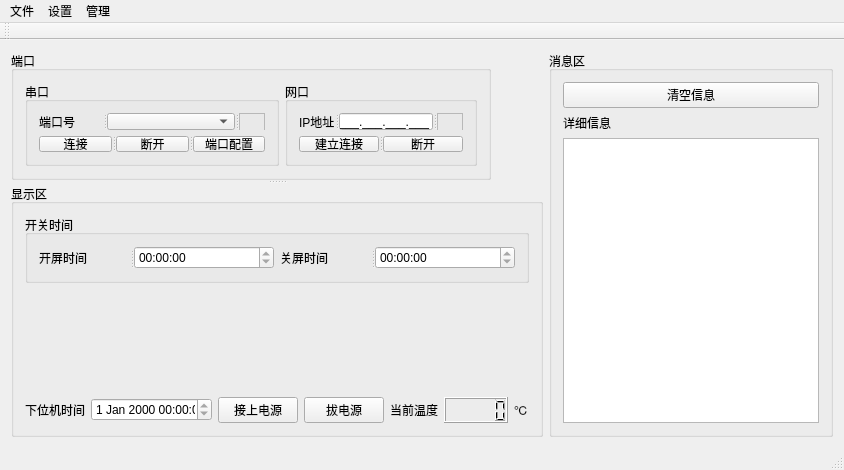
<?xml version="1.0" encoding="UTF-8"?>
<ui version="4.0">
 <class>MainWindow</class>
 <widget class="QMainWindow" name="MainWindow">
  <property name="geometry">
   <rect>
    <x>0</x>
    <y>0</y>
    <width>844</width>
    <height>470</height>
   </rect>
  </property>
  <property name="minimumSize">
   <size>
    <width>844</width>
    <height>470</height>
   </size>
  </property>
  <property name="maximumSize">
   <size>
    <width>844</width>
    <height>470</height>
   </size>
  </property>
  <property name="windowTitle">
   <string>情报板模拟</string>
  </property>
  <property name="windowIcon">
   <iconset resource="CxResource.qrc">
    <normaloff>:/Ico/MyIco/_Resource/Ico/clap v2.ico</normaloff>:/Ico/MyIco/_Resource/Ico/clap v2.ico</iconset>
  </property>
  <widget class="QWidget" name="centralWidget">
   <layout class="QVBoxLayout" name="verticalLayout_2">
    <item>
     <layout class="QHBoxLayout" name="horizontalLayout">
      <item>
       <widget class="QSplitter" name="splitter_6">
        <property name="minimumSize">
         <size>
          <width>532</width>
          <height>321</height>
         </size>
        </property>
        <property name="maximumSize">
         <size>
          <width>532</width>
          <height>16777215</height>
         </size>
        </property>
        <property name="orientation">
         <enum>Qt::Vertical</enum>
        </property>
        <widget class="QGroupBox" name="groupBox">
         <property name="minimumSize">
          <size>
           <width>480</width>
           <height>129</height>
          </size>
         </property>
         <property name="maximumSize">
          <size>
           <width>480</width>
           <height>129</height>
          </size>
         </property>
         <property name="title">
          <string>端口</string>
         </property>
         <layout class="QGridLayout" name="gridLayout_3">
          <item row="0" column="0">
           <widget class="QGroupBox" name="groupBox_2">
            <property name="title">
             <string>串口</string>
            </property>
            <layout class="QGridLayout" name="gridLayout">
             <item row="0" column="0">
              <widget class="QSplitter" name="splitter_2">
               <property name="orientation">
                <enum>Qt::Horizontal</enum>
               </property>
               <widget class="QLabel" name="label_2">
                <property name="text">
                 <string>端口号</string>
                </property>
               </widget>
               <widget class="QComboBox" name="comboBox"/>
               <widget class="CxLightFrame" name="frame">
                <property name="minimumSize">
                 <size>
                  <width>26</width>
                  <height>26</height>
                 </size>
                </property>
                <property name="maximumSize">
                 <size>
                  <width>26</width>
                  <height>26</height>
                 </size>
                </property>
                <property name="frameShape">
                 <enum>QFrame::StyledPanel</enum>
                </property>
                <property name="frameShadow">
                 <enum>QFrame::Raised</enum>
                </property>
               </widget>
              </widget>
             </item>
             <item row="1" column="0">
              <widget class="QSplitter" name="splitter_4">
               <property name="orientation">
                <enum>Qt::Horizontal</enum>
               </property>
               <widget class="QPushButton" name="pushButton_3">
                <property name="text">
                 <string>连接</string>
                </property>
               </widget>
               <widget class="QPushButton" name="pushButton_4">
                <property name="text">
                 <string>断开</string>
                </property>
               </widget>
               <widget class="QPushButton" name="pushButton_5">
                <property name="text">
                 <string>端口配置</string>
                </property>
               </widget>
              </widget>
             </item>
            </layout>
           </widget>
          </item>
          <item row="0" column="1">
           <widget class="QGroupBox" name="groupBox_3">
            <property name="title">
             <string>网口</string>
            </property>
            <layout class="QGridLayout" name="gridLayout_4">
             <item row="0" column="0">
              <widget class="QSplitter" name="splitter">
               <property name="orientation">
                <enum>Qt::Horizontal</enum>
               </property>
               <widget class="QLabel" name="label">
                <property name="text">
                 <string>IP地址</string>
                </property>
               </widget>
               <widget class="QLineEdit" name="lineEdit">
                <property name="inputMask">
                 <string>000.000.000.000;_</string>
                </property>
                <property name="text">
                 <string>...</string>
                </property>
               </widget>
               <widget class="CxLightFrame" name="frame_3">
                <property name="minimumSize">
                 <size>
                  <width>26</width>
                  <height>26</height>
                 </size>
                </property>
                <property name="maximumSize">
                 <size>
                  <width>26</width>
                  <height>26</height>
                 </size>
                </property>
                <property name="frameShape">
                 <enum>QFrame::StyledPanel</enum>
                </property>
                <property name="frameShadow">
                 <enum>QFrame::Raised</enum>
                </property>
               </widget>
              </widget>
             </item>
             <item row="1" column="0">
              <widget class="QSplitter" name="splitter_3">
               <property name="orientation">
                <enum>Qt::Horizontal</enum>
               </property>
               <widget class="QPushButton" name="pushButton">
                <property name="text">
                 <string>建立连接</string>
                </property>
               </widget>
               <widget class="QPushButton" name="pushButton_2">
                <property name="text">
                 <string>断开</string>
                </property>
               </widget>
              </widget>
             </item>
            </layout>
           </widget>
          </item>
         </layout>
        </widget>
        <widget class="QGroupBox" name="groupBox_5">
         <property name="minimumSize">
          <size>
           <width>532</width>
           <height>189</height>
          </size>
         </property>
         <property name="title">
          <string>显示区</string>
         </property>
         <layout class="QVBoxLayout" name="verticalLayout_5">
          <item>
           <layout class="QVBoxLayout" name="verticalLayout_4">
            <item>
             <widget class="QGroupBox" name="groupBox_6">
              <property name="title">
               <string>开关时间</string>
              </property>
              <layout class="QHBoxLayout" name="horizontalLayout_2">
               <item>
                <widget class="QSplitter" name="splitter_7">
                 <property name="orientation">
                  <enum>Qt::Horizontal</enum>
                 </property>
                 <widget class="QLabel" name="label_6">
                  <property name="text">
                   <string>开屏时间</string>
                  </property>
                 </widget>
                 <widget class="QTimeEdit" name="timeEdit">
                  <property name="readOnly">
                   <bool>true</bool>
                  </property>
                 </widget>
                </widget>
               </item>
               <item>
                <widget class="QSplitter" name="splitter_8">
                 <property name="orientation">
                  <enum>Qt::Horizontal</enum>
                 </property>
                 <widget class="QLabel" name="label_7">
                  <property name="text">
                   <string>关屏时间</string>
                  </property>
                 </widget>
                 <widget class="QTimeEdit" name="timeEdit_2">
                  <property name="readOnly">
                   <bool>true</bool>
                  </property>
                 </widget>
                </widget>
               </item>
              </layout>
             </widget>
            </item>
            <item>
             <widget class="CxShowForm" name="shorForm" native="true">
              <property name="minimumSize">
               <size>
                <width>512</width>
                <height>128</height>
               </size>
              </property>
              <property name="maximumSize">
               <size>
                <width>512</width>
                <height>128</height>
               </size>
              </property>
             </widget>
            </item>
            <item>
             <layout class="QHBoxLayout" name="horizontalLayout_3">
              <item>
               <widget class="QLabel" name="label_3">
                <property name="text">
                 <string>下位机时间</string>
                </property>
               </widget>
              </item>
              <item>
               <widget class="QDateTimeEdit" name="dateTimeEdit">
                <property name="readOnly">
                 <bool>true</bool>
                </property>
               </widget>
              </item>
              <item>
               <widget class="QPushButton" name="pushButton_8">
                <property name="text">
                 <string>接上电源</string>
                </property>
               </widget>
              </item>
              <item>
               <widget class="QPushButton" name="pushButton_7">
                <property name="text">
                 <string>拔电源</string>
                </property>
               </widget>
              </item>
              <item>
               <widget class="QLabel" name="label_5">
                <property name="text">
                 <string>当前温度</string>
                </property>
               </widget>
              </item>
              <item>
               <widget class="QLCDNumber" name="lcdNumber"/>
              </item>
              <item>
               <widget class="QLabel" name="label_8">
                <property name="text">
                 <string>℃</string>
                </property>
               </widget>
              </item>
             </layout>
            </item>
           </layout>
          </item>
         </layout>
        </widget>
       </widget>
      </item>
      <item>
       <widget class="QGroupBox" name="groupBox_4">
        <property name="title">
         <string>消息区</string>
        </property>
        <layout class="QVBoxLayout" name="verticalLayout">
         <item>
          <widget class="QPushButton" name="pushButton_6">
           <property name="text">
            <string>清空信息</string>
           </property>
          </widget>
         </item>
         <item>
          <layout class="QVBoxLayout" name="verticalLayout_3">
           <item>
            <widget class="QLabel" name="label_4">
             <property name="text">
              <string>详细信息</string>
             </property>
            </widget>
           </item>
           <item>
            <widget class="QListWidget" name="listWidget">
             <property name="selectionMode">
              <enum>QAbstractItemView::SingleSelection</enum>
             </property>
            </widget>
           </item>
          </layout>
         </item>
        </layout>
       </widget>
      </item>
     </layout>
    </item>
   </layout>
  </widget>
  <widget class="QMenuBar" name="menuBar">
   <property name="geometry">
    <rect>
     <x>0</x>
     <y>0</y>
     <width>844</width>
     <height>23</height>
    </rect>
   </property>
   <widget class="QMenu" name="menu">
    <property name="title">
     <string>文件</string>
    </property>
    <addaction name="AccExit"/>
   </widget>
   <widget class="QMenu" name="menu_2">
    <property name="title">
     <string>设置</string>
    </property>
    <addaction name="AccSerial"/>
    <addaction name="AccNet"/>
    <addaction name="AccEnvSet"/>
    <addaction name="AccSetledBug"/>
   </widget>
   <widget class="QMenu" name="menu_3">
    <property name="title">
     <string>管理</string>
    </property>
    <addaction name="action"/>
   </widget>
   <addaction name="menu"/>
   <addaction name="menu_2"/>
   <addaction name="menu_3"/>
  </widget>
  <widget class="QToolBar" name="mainToolBar">
   <attribute name="toolBarArea">
    <enum>TopToolBarArea</enum>
   </attribute>
   <attribute name="toolBarBreak">
    <bool>false</bool>
   </attribute>
  </widget>
  <widget class="QStatusBar" name="statusBar"/>
  <action name="AccExit">
   <property name="icon">
    <iconset resource="CxResource.qrc">
     <normaloff>:/Ico/MyIco/_Resource/Ico/png-0652.png</normaloff>:/Ico/MyIco/_Resource/Ico/png-0652.png</iconset>
   </property>
   <property name="text">
    <string>退出</string>
   </property>
  </action>
  <action name="AccSerial">
   <property name="icon">
    <iconset resource="CxResource.qrc">
     <normaloff>:/Ico/MyIco/_Resource/Ico/png-0089.png</normaloff>:/Ico/MyIco/_Resource/Ico/png-0089.png</iconset>
   </property>
   <property name="text">
    <string>设置串口</string>
   </property>
   <property name="toolTip">
    <string>设置串口</string>
   </property>
  </action>
  <action name="AccNet">
   <property name="icon">
    <iconset resource="CxResource.qrc">
     <normaloff>:/Ico/MyIco/_Resource/Ico/png-0657.png</normaloff>:/Ico/MyIco/_Resource/Ico/png-0657.png</iconset>
   </property>
   <property name="text">
    <string>设置网口</string>
   </property>
  </action>
  <action name="AccEnvSet">
   <property name="icon">
    <iconset resource="CxResource.qrc">
     <normaloff>:/Ico/MyIco/_Resource/Ico/steam.ico</normaloff>:/Ico/MyIco/_Resource/Ico/steam.ico</iconset>
   </property>
   <property name="text">
    <string>环境设置</string>
   </property>
  </action>
  <action name="AccSetledBug">
   <property name="icon">
    <iconset resource="CxResource.qrc">
     <normaloff>:/Ico/MyIco/_Resource/Ico/png-0016.png</normaloff>:/Ico/MyIco/_Resource/Ico/png-0016.png</iconset>
   </property>
   <property name="text">
    <string>设置坏灯泡</string>
   </property>
  </action>
  <action name="action">
   <property name="icon">
    <iconset resource="CxResource.qrc">
     <normaloff>:/Ico/MyIco/_Resource/Ico/png-0048.png</normaloff>:/Ico/MyIco/_Resource/Ico/png-0048.png</iconset>
   </property>
   <property name="text">
    <string>刷新端口</string>
   </property>
  </action>
 </widget>
 <layoutdefault spacing="6" margin="11"/>
 <customwidgets>
  <customwidget>
   <class>CxShowForm</class>
   <extends>QWidget</extends>
   <header>cxshowform.h</header>
   <container>1</container>
  </customwidget>
  <customwidget>
   <class>CxLightFrame</class>
   <extends>QFrame</extends>
   <header>cxlightframe.h</header>
   <container>1</container>
  </customwidget>
 </customwidgets>
 <resources>
  <include location="CxResource.qrc"/>
 </resources>
 <connections>
  <connection>
   <sender>pushButton_6</sender>
   <signal>clicked()</signal>
   <receiver>listWidget</receiver>
   <slot>clear()</slot>
   <hints>
    <hint type="sourcelabel">
     <x>593</x>
     <y>115</y>
    </hint>
    <hint type="destinationlabel">
     <x>642</x>
     <y>164</y>
    </hint>
   </hints>
  </connection>
 </connections>
</ui>
